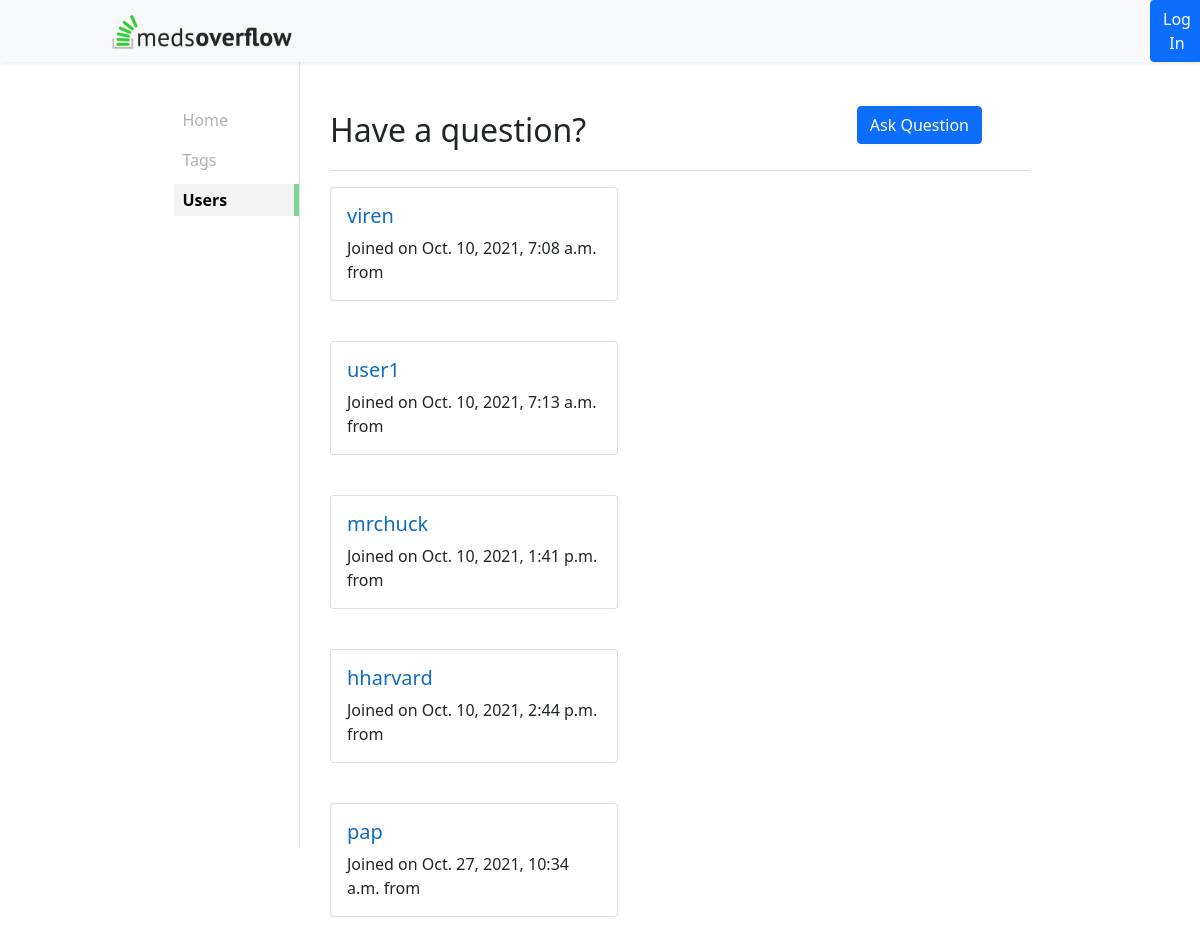
Screenshot of /allusers with the database file from the repository.
### mainframe/models.py (models this page shows, shortened)
class User(models.Model):
    user = models.OneToOneField(authUser, on_delete=models.CASCADE)
    username = models.CharField(max_length=30, unique=True)
    first_name = models.CharField(max_length=30, null=True)
    last_name = models.CharField(max_length=50, null=True)
    email_id = models.EmailField(unique=True)
    country = models.CharField(max_length=50, null=True)
    rating = models.IntegerField(default=2)
    joined_on = models.DateTimeField(auto_now=True)
    USERNAME_FIELD = 'username'
    roles = models.ManyToManyField(Role)

### mainframe/views.py (the view)
# urls.py: path('allusers', views.AllUsers.as_view(), name='allusers'),
class AllUsers(TemplateView):
    def get(self, request):
        users = User.objects.all()
        context = { 'myuser' : Home.getUser(self, request), 'users' : users}
        return render(request, 'users.html', context)

### mainframe/views.py (called while the page is built)
    def getUser(self, request):
        if request.user.is_authenticated:
            usr = request.user
            myuser = User.objects.get(username = usr.username)
            return myuser
        return

### mainframe/templates/users.html
{% extends 'main.html' %}
{% block users %}
{% for u in users %}
    <div class="card mt-3" style="width: 18rem;">
        <div class="card-body">
        <a href="{% url 'mainframe:profile' u.id %}"><h5 class="card-title">{{ u.username }}</h5></a>
        <p class="card-text">Joined on {{ u.joined_on }} from {{ user.country }}</p>
        </div>
    </div>
    <br>
{% endfor %}
{% endblock users %}

### static/css/main.css (style rules this page uses)
body { font-family: 'Tangerine', serif; font-size: 48px; }
.card a { text-decoration: none; color: #0F6CC2; }
a { text-decoration: none !important; }

### rows the page displays
User: username "viren", joined_on "Oct. 10, 2021, 7:08 a.m."
User: username "user1", joined_on "Oct. 10, 2021, 7:13 a.m."
User: username "mrchuck", joined_on "Oct. 10, 2021, 1:41 p.m."
User: username "hharvard", joined_on "Oct. 10, 2021, 2:44 p.m."
User: username "pap", joined_on "Oct. 27, 2021, 10:34 a.m."
